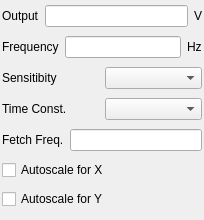
<?xml version="1.0" encoding="UTF-8"?>
<ui version="4.0">
 <class>FrmLIA</class>
 <widget class="QMainWindow" name="FrmLIA">
  <property name="geometry">
   <rect>
    <x>0</x>
    <y>0</y>
    <width>204</width>
    <height>220</height>
   </rect>
  </property>
  <property name="windowTitle">
   <string>LIA Control</string>
  </property>
  <widget class="QWidget" name="widget">
   <layout class="QGridLayout">
    <property name="margin">
     <number>2</number>
    </property>
    <item row="6" column="0">
     <widget class="QCheckBox" name="m_ckbAutoScaleY">
      <property name="sizePolicy">
       <sizepolicy hsizetype="Fixed" vsizetype="Fixed">
        <horstretch>0</horstretch>
        <verstretch>0</verstretch>
       </sizepolicy>
      </property>
      <property name="text">
       <string>Autoscale for Y</string>
      </property>
     </widget>
    </item>
    <item row="4" column="0">
     <layout class="QHBoxLayout">
      <item>
       <widget class="QLabel" name="textLabel2_2">
        <property name="sizePolicy">
         <sizepolicy hsizetype="Preferred" vsizetype="Fixed">
          <horstretch>0</horstretch>
          <verstretch>0</verstretch>
         </sizepolicy>
        </property>
        <property name="text">
         <string>Fetch Freq.</string>
        </property>
        <property name="wordWrap">
         <bool>false</bool>
        </property>
       </widget>
      </item>
      <item>
       <widget class="QLineEdit" name="m_edFetchFreq"/>
      </item>
     </layout>
    </item>
    <item row="5" column="0">
     <widget class="QCheckBox" name="m_ckbAutoScaleX">
      <property name="sizePolicy">
       <sizepolicy hsizetype="Fixed" vsizetype="Fixed">
        <horstretch>0</horstretch>
        <verstretch>0</verstretch>
       </sizepolicy>
      </property>
      <property name="text">
       <string>Autoscale for X</string>
      </property>
     </widget>
    </item>
    <item row="2" column="0">
     <layout class="QHBoxLayout">
      <item>
       <widget class="QLabel" name="textLabel1">
        <property name="sizePolicy">
         <sizepolicy hsizetype="Preferred" vsizetype="Fixed">
          <horstretch>0</horstretch>
          <verstretch>0</verstretch>
         </sizepolicy>
        </property>
        <property name="text">
         <string>Sensitibity</string>
        </property>
        <property name="wordWrap">
         <bool>false</bool>
        </property>
       </widget>
      </item>
      <item>
       <widget class="QComboBox" name="m_cmbSens"/>
      </item>
     </layout>
    </item>
    <item row="3" column="0">
     <layout class="QHBoxLayout">
      <item>
       <widget class="QLabel" name="textLabel4">
        <property name="sizePolicy">
         <sizepolicy hsizetype="Preferred" vsizetype="Fixed">
          <horstretch>0</horstretch>
          <verstretch>0</verstretch>
         </sizepolicy>
        </property>
        <property name="text">
         <string>Time Const.</string>
        </property>
        <property name="wordWrap">
         <bool>false</bool>
        </property>
       </widget>
      </item>
      <item>
       <widget class="QComboBox" name="m_cmbTimeConst"/>
      </item>
     </layout>
    </item>
    <item row="0" column="0">
     <layout class="QHBoxLayout">
      <item>
       <widget class="QLabel" name="textLabel2">
        <property name="sizePolicy">
         <sizepolicy hsizetype="Preferred" vsizetype="Fixed">
          <horstretch>0</horstretch>
          <verstretch>0</verstretch>
         </sizepolicy>
        </property>
        <property name="text">
         <string>Output</string>
        </property>
        <property name="wordWrap">
         <bool>false</bool>
        </property>
       </widget>
      </item>
      <item>
       <widget class="QLineEdit" name="m_edOutput"/>
      </item>
      <item>
       <widget class="QLabel" name="textLabel3">
        <property name="sizePolicy">
         <sizepolicy hsizetype="Preferred" vsizetype="Fixed">
          <horstretch>0</horstretch>
          <verstretch>0</verstretch>
         </sizepolicy>
        </property>
        <property name="text">
         <string>V</string>
        </property>
        <property name="wordWrap">
         <bool>false</bool>
        </property>
       </widget>
      </item>
     </layout>
    </item>
    <item row="1" column="0">
     <layout class="QHBoxLayout">
      <item>
       <widget class="QLabel" name="textLabel2_3">
        <property name="sizePolicy">
         <sizepolicy hsizetype="Preferred" vsizetype="Fixed">
          <horstretch>0</horstretch>
          <verstretch>0</verstretch>
         </sizepolicy>
        </property>
        <property name="text">
         <string>Frequency</string>
        </property>
        <property name="wordWrap">
         <bool>false</bool>
        </property>
       </widget>
      </item>
      <item>
       <widget class="QLineEdit" name="m_edFreq"/>
      </item>
      <item>
       <widget class="QLabel" name="textLabel3_2">
        <property name="sizePolicy">
         <sizepolicy hsizetype="Preferred" vsizetype="Fixed">
          <horstretch>0</horstretch>
          <verstretch>0</verstretch>
         </sizepolicy>
        </property>
        <property name="text">
         <string>Hz</string>
        </property>
        <property name="wordWrap">
         <bool>false</bool>
        </property>
       </widget>
      </item>
     </layout>
    </item>
   </layout>
  </widget>
 </widget>
 <layoutdefault spacing="6" margin="11"/>
 <pixmapfunction>qPixmapFromMimeSource</pixmapfunction>
 <resources/>
 <connections/>
</ui>
